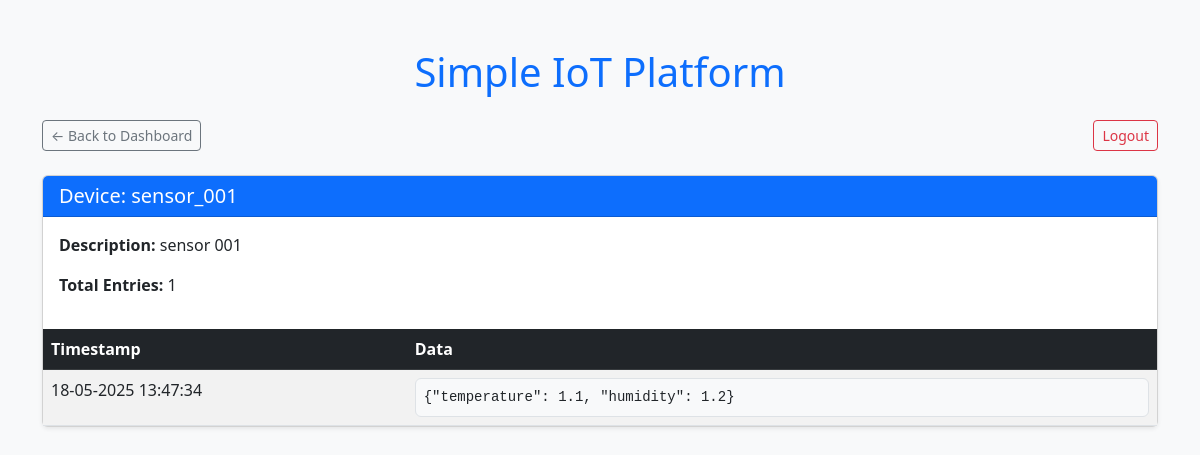
Screenshot of /device/sensor_001 (signed in) with the database file from the repository.
### main.py (models this page shows)
class Device(db.Model):
    device_id = db.Column(db.String(50), unique=True, nullable=False, primary_key=True)
    description = db.Column(db.String(200), nullable=True)
    sensordatas = db.relationship('SensorData', back_populates="device")

class SensorData(db.Model):
    id = db.Column(db.Integer, primary_key=True)
    device_id = db.Column(db.ForeignKey('device.device_id'), nullable=False)
    data = db.Column(db.Text, nullable=False)
    timestamp = db.Column(db.DateTime, nullable=False, default=datetime.utcnow)
    device = db.relationship('Device', back_populates="sensordatas")

### main.py (the view)
@app.route('/device/<device_id>')
@login_required
def device(device_id):
    device = Device.query.filter_by(device_id=device_id).join(SensorData).order_by(SensorData.timestamp).first()
    print(device)
    return render_template('device.html', device=device, parse_time=parse_time)

### main.py (called while the page is built)
@login_manager.user_loader
def load_user(user_id):
    return User.query.get(int(user_id))

def parse_time(time):
    return time.strftime('%d-%m-%Y %H:%M:%S')

### templates/device.html (shortened to what this page needs)
<!DOCTYPE html>
<html lang="en">
<head>
    <link href="https://cdn.jsdelivr.net/npm/bootstrap@5.3.0/dist/css/bootstrap.min.css" rel="stylesheet">
</head>
<body class="bg-light">
    <div class="container py-5">
        <h1 class="mb-4 text-center text-primary">Simple IoT Platform</h1>
        <div class="d-flex justify-content-between mb-4">
            <a href="{{ url_for('test') }}" class="btn btn-sm btn-outline-secondary">← Back to Dashboard</a>
            <a href="{{ url_for('logout') }}" class="btn btn-sm btn-outline-danger">Logout</a>
        </div>
        <div class="card shadow-sm">
            <div class="card-header bg-primary text-white">
                <h5 class="mb-0">Device: {{ device.device_id }}</h5>
            </div>
            <div class="card-body">
                <p><strong>Description:</strong> {{ device.description or 'No description provided' }}</p>
                <p><strong>Total Entries:</strong> {{ device.sensordatas | length }}</p>
            </div>
            <div class="table-responsive">
                <table class="table table-striped table-hover mb-0">
                    <thead class="table-dark">
                        <tr>
                            <th scope="col">Timestamp</th>
                            <th scope="col">Data</th>
                        </tr>
                    </thead>
                    <tbody>
                    {% for sensordata in device.sensordatas %}
                        <tr>
                            <td>{{ parse_time(sensordata.timestamp) }}</td>
                            <td>
                                <pre class="m-0 bg-light border rounded p-2">{{ sensordata.data }}</pre>
                            </td>
                        </tr>
                    {% endfor %}
                    </tbody>
                </table>
            </div>
        </div>
    </div>
</body>
</html>

### rows the page displays
Device: device_id "sensor_001", description "sensor 001"
SensorData: timestamp "18-05-2025 13:47:34", data "{\"temperature\": 1.1, \"humidity\": 1.2}"

### other values shown
{{ device.sensordatas | length }} "1"
